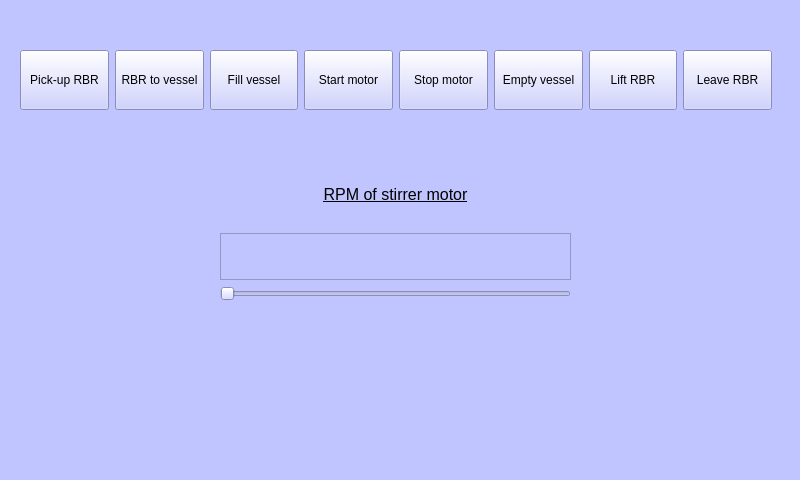
<?xml version="1.0" encoding="UTF-8"?>
<ui version="4.0">
 <class>MainWindow</class>
 <widget class="QMainWindow" name="MainWindow">
  <property name="enabled">
   <bool>true</bool>
  </property>
  <property name="geometry">
   <rect>
    <x>0</x>
    <y>0</y>
    <width>800</width>
    <height>480</height>
   </rect>
  </property>
  <property name="windowTitle">
   <string>MainWindow</string>
  </property>
  <property name="styleSheet">
   <string notr="true">background-color: rgb(193, 197, 255);</string>
  </property>
  <widget class="QWidget" name="centralwidget">
   <widget class="QWidget" name="horizontalLayoutWidget">
    <property name="geometry">
     <rect>
      <x>20</x>
      <y>30</y>
      <width>752</width>
      <height>101</height>
     </rect>
    </property>
    <layout class="QHBoxLayout" name="horizontalLayout">
     <item>
      <widget class="QPushButton" name="pickUp">
       <property name="minimumSize">
        <size>
         <width>30</width>
         <height>60</height>
        </size>
       </property>
       <property name="text">
        <string>Pick-up RBR</string>
       </property>
      </widget>
     </item>
     <item>
      <widget class="QPushButton" name="rbrToVessel">
       <property name="minimumSize">
        <size>
         <width>30</width>
         <height>60</height>
        </size>
       </property>
       <property name="text">
        <string>RBR to vessel</string>
       </property>
      </widget>
     </item>
     <item>
      <widget class="QPushButton" name="fillVessel">
       <property name="minimumSize">
        <size>
         <width>30</width>
         <height>60</height>
        </size>
       </property>
       <property name="text">
        <string>Fill vessel</string>
       </property>
      </widget>
     </item>
     <item>
      <widget class="QPushButton" name="startMotor">
       <property name="minimumSize">
        <size>
         <width>30</width>
         <height>60</height>
        </size>
       </property>
       <property name="text">
        <string>Start motor</string>
       </property>
      </widget>
     </item>
     <item>
      <widget class="QPushButton" name="stopMotor">
       <property name="minimumSize">
        <size>
         <width>30</width>
         <height>60</height>
        </size>
       </property>
       <property name="text">
        <string>Stop motor</string>
       </property>
      </widget>
     </item>
     <item>
      <widget class="QPushButton" name="emptyVessel">
       <property name="minimumSize">
        <size>
         <width>30</width>
         <height>60</height>
        </size>
       </property>
       <property name="text">
        <string>Empty vessel</string>
       </property>
      </widget>
     </item>
     <item>
      <widget class="QPushButton" name="liftRbr">
       <property name="minimumSize">
        <size>
         <width>30</width>
         <height>60</height>
        </size>
       </property>
       <property name="text">
        <string>Lift RBR</string>
       </property>
      </widget>
     </item>
     <item>
      <widget class="QPushButton" name="leaveRbr">
       <property name="minimumSize">
        <size>
         <width>30</width>
         <height>60</height>
        </size>
       </property>
       <property name="text">
        <string>Leave RBR</string>
       </property>
      </widget>
     </item>
    </layout>
   </widget>
   <widget class="QWidget" name="verticalLayoutWidget">
    <property name="geometry">
     <rect>
      <x>220</x>
      <y>180</y>
      <width>351</width>
      <height>121</height>
     </rect>
    </property>
    <layout class="QVBoxLayout" name="verticalLayout">
     <item>
      <widget class="QTextEdit" name="textEdit">
       <property name="styleSheet">
        <string notr="true">background-color: rgba(255, 255, 255,0);</string>
       </property>
       <property name="verticalScrollBarPolicy">
        <enum>Qt::ScrollBarAlwaysOff</enum>
       </property>
       <property name="html">
        <string>&lt;!DOCTYPE HTML PUBLIC &quot;-//W3C//DTD HTML 4.0//EN&quot; &quot;http://www.w3.org/TR/REC-html40/strict.dtd&quot;&gt;
&lt;html&gt;&lt;head&gt;&lt;meta name=&quot;qrichtext&quot; content=&quot;1&quot; /&gt;&lt;style type=&quot;text/css&quot;&gt;
p, li { white-space: pre-wrap; }
&lt;/style&gt;&lt;/head&gt;&lt;body style=&quot; font-family:'MS Shell Dlg 2'; font-size:7.8pt; font-weight:400; font-style:normal;&quot;&gt;
&lt;p align=&quot;center&quot; style=&quot; margin-top:0px; margin-bottom:0px; margin-left:0px; margin-right:0px; -qt-block-indent:0; text-indent:0px;&quot;&gt;&lt;span style=&quot; font-size:12pt; text-decoration: underline;&quot;&gt;RPM of stirrer motor&lt;/span&gt;&lt;/p&gt;
&lt;p align=&quot;center&quot; style=&quot;-qt-paragraph-type:empty; margin-top:0px; margin-bottom:0px; margin-left:0px; margin-right:0px; -qt-block-indent:0; text-indent:0px;&quot;&gt;&lt;br /&gt;&lt;/p&gt;&lt;/body&gt;&lt;/html&gt;</string>
       </property>
      </widget>
     </item>
     <item>
      <widget class="QTextEdit" name="dispStirrerSpeed">
       <property name="styleSheet">
        <string notr="true">font: 20pt &quot;MS Shell Dlg 2&quot;;</string>
       </property>
       <property name="verticalScrollBarPolicy">
        <enum>Qt::ScrollBarAlwaysOff</enum>
       </property>
       <property name="readOnly">
        <bool>true</bool>
       </property>
       <property name="html">
        <string>&lt;!DOCTYPE HTML PUBLIC &quot;-//W3C//DTD HTML 4.0//EN&quot; &quot;http://www.w3.org/TR/REC-html40/strict.dtd&quot;&gt;
&lt;html&gt;&lt;head&gt;&lt;meta name=&quot;qrichtext&quot; content=&quot;1&quot; /&gt;&lt;style type=&quot;text/css&quot;&gt;
p, li { white-space: pre-wrap; }
&lt;/style&gt;&lt;/head&gt;&lt;body style=&quot; font-family:'MS Shell Dlg 2'; font-size:20pt; font-weight:400; font-style:normal;&quot;&gt;
&lt;p style=&quot;-qt-paragraph-type:empty; margin-top:0px; margin-bottom:0px; margin-left:0px; margin-right:0px; -qt-block-indent:0; text-indent:0px;&quot;&gt;&lt;br /&gt;&lt;/p&gt;&lt;/body&gt;&lt;/html&gt;</string>
       </property>
      </widget>
     </item>
     <item>
      <widget class="QSlider" name="stirrerSpeed">
       <property name="minimum">
        <number>50</number>
       </property>
       <property name="maximum">
        <number>1000</number>
       </property>
       <property name="orientation">
        <enum>Qt::Horizontal</enum>
       </property>
      </widget>
     </item>
    </layout>
   </widget>
  </widget>
  <widget class="QMenuBar" name="menubar">
   <property name="geometry">
    <rect>
     <x>0</x>
     <y>0</y>
     <width>800</width>
     <height>26</height>
    </rect>
   </property>
  </widget>
  <widget class="QStatusBar" name="statusbar"/>
 </widget>
 <resources/>
 <connections>
  <connection>
   <sender>stirrerSpeed</sender>
   <signal>valueChanged(int)</signal>
   <receiver>dispStirrerSpeed</receiver>
   <slot>update()</slot>
   <hints>
    <hint type="sourcelabel">
     <x>395</x>
     <y>354</y>
    </hint>
    <hint type="destinationlabel">
     <x>395</x>
     <y>311</y>
    </hint>
   </hints>
  </connection>
 </connections>
</ui>
